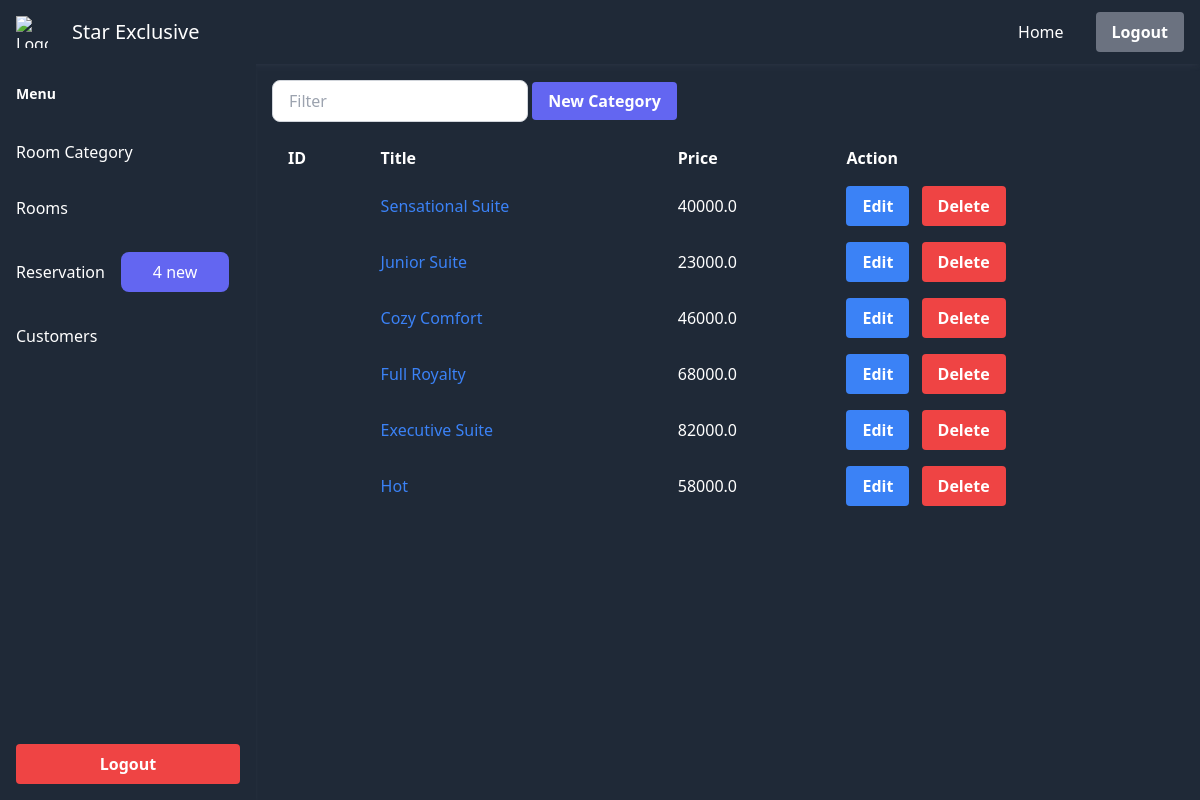
Page /categories/ (signed in) on the committed database.
### management/models.py (models this page shows, shortened)
class RoomCategory(models.Model):
    price = models.FloatField()
    title = models.CharField(max_length=255)
    description = models.TextField(blank=True)
    cover = models.FileField(blank=True, upload_to="rooms")

### hsr_admin/views.py (the view)
# urls.py: path("categories/", views.category_list, name="category_list"),
def category_list(request: HttpRequest):
    if not request.user.is_authenticated:
        return redirect(index)
    _categories = RoomCategory.objects.all()
    return render(
        request,
        template_name="hsr_admin/categories.html",
        context=context_parse({"categories": _categories}),
    )

### hsr_admin/views.py (called while the page is built)
def new_reservations():
    return Reservation.objects.filter(viewed = False).count()

def context_parse(context):
    context["status__"] = new_reservations()
    context["status__category"] = RoomCategory.objects.all().count()
    context["status__room"] = Room.objects.all().count()
    return context

### hsr_admin/templates/hsr_admin/categories.html
{% extends 'hsr_admin/base.html' %}
{% block body %}
<div class="p-4">
    <div class="mb-4">
      <input type="text" placeholder="Filter" class="w-64 py-2 px-4 border border-gray-300 rounded-lg focus:outline-none focus:ring-2 focus:ring-blue-500 focus:border-transparent">
      <a href="{%url 'hsr_admin:new_category'%}" class="bg-indigo-500 hover:bg-indigo-600 text-white font-semibold py-2 px-4 rounded">
        New Category
      </a>
    </div>
    <table class="min-w-full ">
      <thead class="">
        <tr>
          <th class="py-2 px-4 text-left">ID</th>
          <th class="py-2 px-4 text-left">Title</th>
          <th class="py-2 px-4 text-left">Price</th>
          <th class="py-2 px-4 text-left">Action</th>
        </tr>
      </thead>
      <tbody>
        {% for category in categories %}
        <tr class="hover:bg-slate-900 hover:text-white">
            <td class="py-2 px-4"></td>
            <td class="py-2 px-4">
              <a href="{% url 'hsr_admin:view_category' category.pk %}" class="text-blue-500 hover:underline">{{category.title}}</a>
            </td>
            <td class="py-2 px-4">{{category.price}}</td>
            <td class="py-2 px-4">
              <button class="bg-blue-500 hover:bg-blue-600 text-white font-semibold py-2 px-4 rounded">
                Edit
              </button>
              <button class="bg-red-500 hover:bg-red-600 text-white font-semibold py-2 px-4 rounded ml-2">
                Delete
              </button>
            </td>
          </tr>
        {% endfor %}
      </tbody>
    </table>
  </div>
{% endblock body %}

### rows in the picture
RoomCategory: title "Sensational Suite", price "40000.0"
RoomCategory: title "Junior Suite", price "23000.0"
RoomCategory: title "Cozy Comfort", price "46000.0"
RoomCategory: title "Full Royalty", price "68000.0"
RoomCategory: title "Executive Suite", price "82000.0"
RoomCategory: title "Hot", price "58000.0"

### other values in the picture
{{ status__ }} "4"
